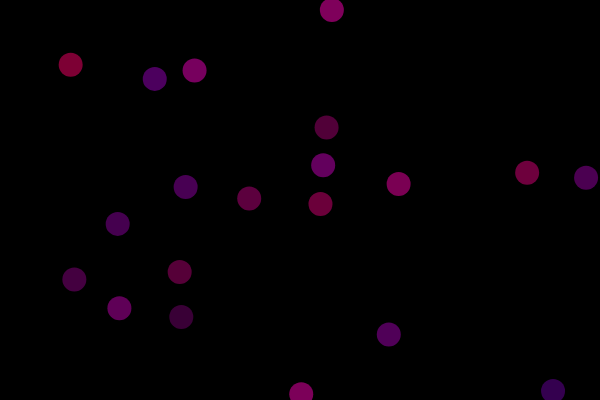
Frame 1 (no input)
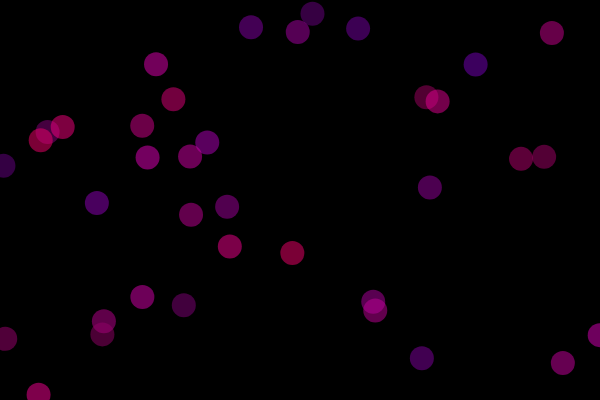
Frame 2 (the mouse pressed at the canvas centre, redrawn once)

The p5.js sketch that drew these frames (run headless with seeded random() and noise() and a simulated clock; the mouse was pressed at the canvas centre and the sketch redrawn once):

// p5.js sketch
// ── sketch.js
function setup() {
    createCanvas(600, 400);
    noStroke()
    noLoop()
}

function randRange(min, max) {
    return Math.random() * (max - min) + min
}

function draw() {
    background(0, 0, 0);
    for (let i = 0; i < randRange(10, 400); i++) {
        fill(randRange(100, 255), 0, randRange(100, 190), 255 / 2)
        circle(randRange(0, 600), randRange(0, 400), 24)
    }
}

function mouseClicked() {
    redraw()
}

function keyPressed() {
    if (keyCode == 32) {
        isLooping() ? noLoop() : loop()
    }
}
